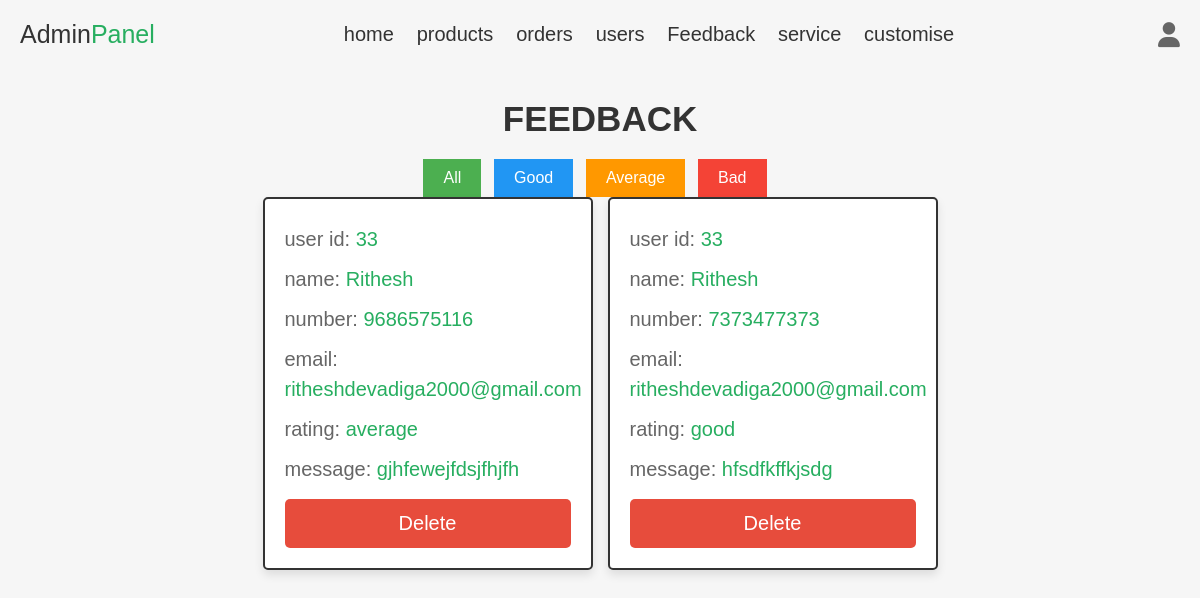
Page /admin_contacts.php on the committed database.
### tables this page shows
CREATE TABLE `message` (
  `id` int(100) NOT NULL,
  `user_id` int(100) NOT NULL,
  `name` varchar(100) NOT NULL,
  `email` varchar(100) NOT NULL,
  `number` varchar(12) NOT NULL,
  `message` varchar(500) NOT NULL,
  `rating` varchar(20) NOT NULL
);

### admin_contacts.php (the view, shortened to what this page needs)
<?php
@include 'config.php';
$query = "SELECT * FROM `message`";
$select_message = $conn->prepare($query);
$select_message->execute();
?>
<!DOCTYPE html>
<html lang="en">
<head>
   <link rel="stylesheet" href="https://cdnjs.cloudflare.com/ajax/libs/font-awesome/6.1.1/css/all.min.css">
   <link rel="stylesheet" href="css/admin_style.css">
</head>
<body>
<?php include 'admin_header.php'; ?>
<section class="messages">
   <h1 class="title">Feedback</h1>
   <div class="rating-filter">
      <form action="admin_contacts.php" method="get">
         <button type="submit" name="sort" value="all">All</button>
         <button type="submit" name="sort" value="good">Good</button>
         <button type="submit" name="sort" value="average">Average</button>
         <button type="submit" name="sort" value="bad">Bad</button>
      </form>
   </div>
   <div class="box-container">
   <?php
      if($select_message->rowCount() > 0){
         while($fetch_message = $select_message->fetch(PDO::FETCH_ASSOC)){
   ?>
      <div class="box">
         <p>user id: <span><?= $fetch_message['user_id']; ?></span></p>
         <p>name: <span><?= $fetch_message['name']; ?></span></p>
         <p>number: <span><?= $fetch_message['number']; ?></span></p>
         <p>email: <span><?= $fetch_message['email']; ?></span></p>
         <p>rating: <span><?= $fetch_message['rating']; ?></span></p>
         <p>message: <span><?= $fetch_message['message']; ?></span></p>
         <a href="admin_contacts.php?delete=<?= $fetch_message['id']; ?>" onclick="return confirm('Delete this message?');" class="delete-btn">Delete</a>
      </div>
   <?php
         }
      } else {
         echo '<p class="empty">You have no Feedback!</p>';
      }
   ?>
   </div>
</section>
</body>
</html>

### css/admin_style.css (style rules this page uses)
.messages .box-container { display: grid; grid-template-columns: repeat(auto-fit, 33rem); gap:1.5rem; align-items: flex-start; justify-content:center; }
.messages .box-container .box { border:var(--border); box-shadow: var(--box-shadow); background-color: var(--white); border-radius: .5rem; padding:2rem; }
.messages .box-container .box p { line-height: 1.5; padding:.5rem 0; font-size: 2rem; color:var(--light-color); }
.messages .box-container .box p span { color:var(--green); }
.messages .rating-filter button { padding: 10px 20px; margin-right: 10px; font-size: 16px; background-color: #f0f0f0; justify-items: center; border: none; cursor: pointer; }
.messages .rating-filter button[value="all"] { background-color: #4caf50; color: #fff; }
.messages .rating-filter button[value="good"] { background-color: #2196f3; color: #fff; }
.messages .rating-filter button[value="average"] { background-color: #ff9800; color: #fff; }
.messages .rating-filter button[value="bad"] { background-color: #f44336; color: #fff; }

### css/components.css (style rules this page uses)
:root { --green:#27ae60; --orange:#f39c12; --red:#e74c3c; --black:#333; --light-color:#666; --white:#fff; --light-bg:#f6f6f6; --border:.2rem solid var(--black); --box-shadow:0 .5rem 1rem rgba(0,0,0,.1); }
* { font-family: 'Rubik', sans-serif; margin:0; padding:0; box-sizing: border-box; outline: none; border:none; text-decoration: none; color:var(--black); }
body { background-color: var(--light-bg); }
html { font-size: 62.5%; overflow-x: hidden; scroll-behavior: smooth; scroll-padding-top: 6.5rem; }
section { padding:3rem 2rem; max-width: 1200px; margin:0 auto; }
.btn, .delete-btn, .option-btn { display: block; width: 100%; margin-top: 1rem; border-radius: .5rem; color:var(--white); font-size: 2rem; padding:1.3rem 3rem; text-transform: capitalize; cursor: pointer; text-align: center; }
.delete-btn { background-color: var(--red); }
.title { text-align: center; margin-bottom: 2rem; text-transform: uppercase; color:var(--black); font-size: 3.5rem; }

### admin_contacts.php (style rules this page uses)
.rating-filter { display: flex; justify-content: center; }
.rating-filter button { padding: 10px 20px; margin-right: 10px; font-size: 16px; background-color: #f0f0f0; justify-items: center; border: none; cursor: pointer; }
.rating-filter button[value="all"] { background-color: #4caf50; color: #fff; }
.rating-filter button[value="good"] { background-color: #2196f3; color: #fff; }
.rating-filter button[value="average"] { background-color: #ff9800; color: #fff; }
.rating-filter button[value="bad"] { background-color: #f44336; color: #fff; }

### rows in the picture
message: user "33", name "Rithesh", number "9686575116", email "ritheshdevadiga2000@gmail.com", rating "average", message "gjhfewejfdsjfhjfh"
message: user "33", name "Rithesh", number "7373477373", email "ritheshdevadiga2000@gmail.com", rating "good", message "hfsdfkffkjsdg"
